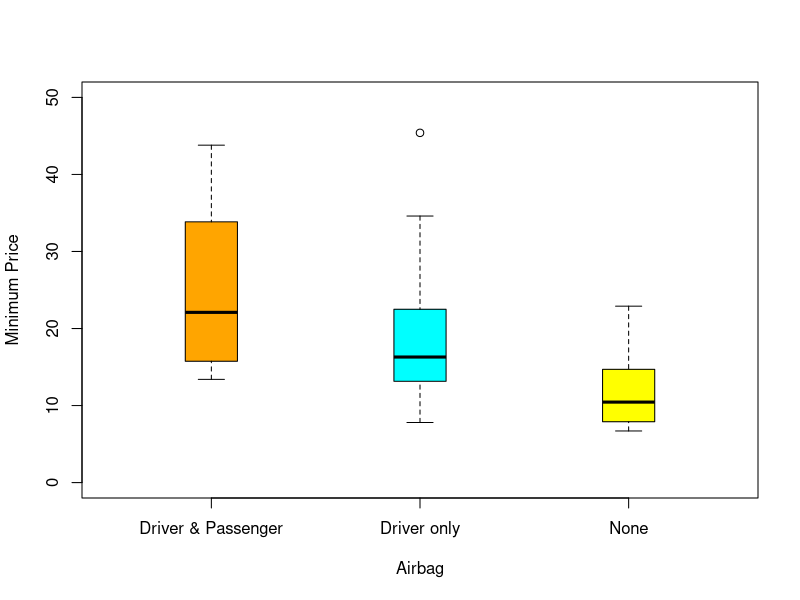

Here is the R script that generated this plot:
# Title     : TODO
# Objective : TODO
# Created by: justk
# Created on: 2021-04-20

library(MASS)
boxplot(Min.Price ~ AirBags,
        data = Cars93,
        names = c("Driver & Passenger", "Driver only", "None"),
        col = c("orange", "cyan", "yellow"),
        ylab = "Minimum Price",
        xlab = "Airbag",
        ylim = c(0, 50),
        boxwex = 0.25)